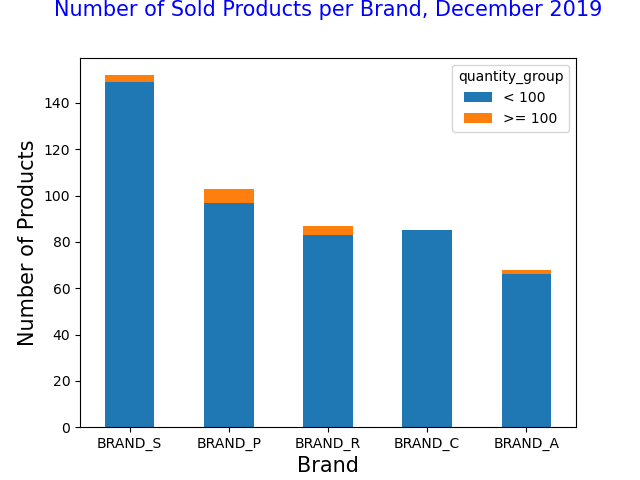

Reproduce this figure in Python.
import datetime
import pandas as pd
import matplotlib.pyplot as plt
dataset = pd.read_csv('https://storage.googleapis.com/dqlab-dataset/retail_raw_reduced.csv')
dataset['order_month'] = dataset['order_date'].apply(lambda x: datetime.datetime.strptime(x, "%Y-%m-%d").strftime('%Y-%m'))
dataset['gmv'] = dataset['item_price']*dataset['quantity']
top_brands = (dataset[dataset['order_month']=='2019-12'].groupby('brand')['quantity']
                .sum()
                .reset_index()
                .sort_values(by='quantity',ascending=False)
                .head(5))
dataset_top5brand_dec = dataset[(dataset['order_month']=='2019-12') & (dataset['brand'].isin(top_brands['brand'].to_list()))]

#membuat dataframe baru, untuk agregat jumlah quantity terjual per product
dataset_top5brand_dec_per_product = dataset_top5brand_dec.groupby(['brand', 'product_id'])['quantity'].sum().reset_index()

#beri kolom baru untuk menandai product yang terjual >= 100 dan <100
dataset_top5brand_dec_per_product['quantity_group'] = dataset_top5brand_dec_per_product['quantity'].apply(lambda x: '>= 100' if x>=100 else '< 100')
dataset_top5brand_dec_per_product.sort_values('quantity',ascending=False,inplace=True)

#membuat referensi pengurutan brand berdasarkan banyaknya semua product
s_sort = dataset_top5brand_dec_per_product.groupby('brand')['product_id'].nunique().sort_values(ascending=False)

#plot stacked barchart
dataset_top5brand_dec_per_product.groupby(['brand','quantity_group'])['product_id'].nunique().reindex(index=s_sort.index, level='brand').unstack().plot(kind='bar', stacked=True)
plt.title('Number of Sold Products per Brand, December 2019',loc='center',pad=30, fontsize=15, color='blue')
plt.xlabel('Brand', fontsize = 15)
plt.ylabel('Number of Products',fontsize = 15)
plt.ylim(ymin=0)
plt.xticks(rotation=0)
plt.show()
